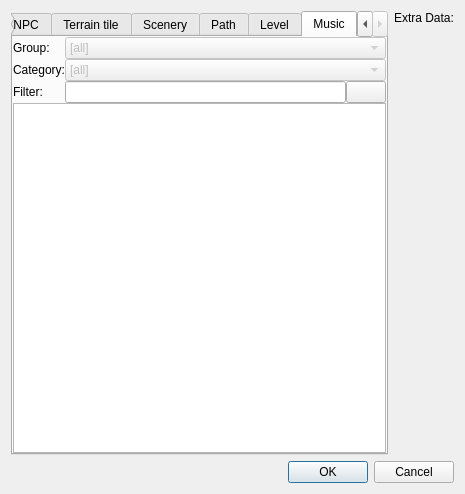
<?xml version="1.0" encoding="UTF-8"?>
<ui version="4.0">
 <class>ItemSelectDialog</class>
 <widget class="QDialog" name="ItemSelectDialog">
  <property name="geometry">
   <rect>
    <x>0</x>
    <y>0</y>
    <width>465</width>
    <height>494</height>
   </rect>
  </property>
  <property name="windowTitle">
   <string>Select Item</string>
  </property>
  <property name="windowIcon">
   <iconset resource="../../_resources/editor.qrc">
    <normaloff>:/images/level.png</normaloff>:/images/level.png</iconset>
  </property>
  <layout class="QGridLayout" name="gridLayout">
   <item row="0" column="0">
    <layout class="QHBoxLayout" name="horizontalLayout">
     <item>
      <widget class="QTabWidget" name="Sel_TabCon_ItemType">
       <property name="currentIndex">
        <number>7</number>
       </property>
       <widget class="QWidget" name="Sel_Tab_Block">
        <attribute name="title">
         <string>Blocks</string>
        </attribute>
        <layout class="QGridLayout" name="gridLayout_3">
         <property name="leftMargin">
          <number>0</number>
         </property>
         <property name="topMargin">
          <number>0</number>
         </property>
         <property name="rightMargin">
          <number>0</number>
         </property>
         <property name="bottomMargin">
          <number>0</number>
         </property>
         <property name="spacing">
          <number>0</number>
         </property>
         <item row="2" column="0">
          <widget class="QLabel" name="Sel_Label_FilterBlock">
           <property name="text">
            <string>Filter:</string>
           </property>
          </widget>
         </item>
         <item row="1" column="0">
          <widget class="QLabel" name="Sel_Label_CategoryBlock">
           <property name="text">
            <string>Category:</string>
           </property>
          </widget>
         </item>
         <item row="2" column="1">
          <widget class="QLineEdit" name="Sel_Text_FilterBlock"/>
         </item>
         <item row="0" column="0">
          <widget class="QLabel" name="Sel_Label_GroupsBlock">
           <property name="text">
            <string>Group:</string>
           </property>
          </widget>
         </item>
         <item row="1" column="1" colspan="2">
          <widget class="QComboBox" name="Sel_Combo_CategoryBlock">
           <property name="maxVisibleItems">
            <number>50</number>
           </property>
           <item>
            <property name="text">
             <string>[all]</string>
            </property>
           </item>
          </widget>
         </item>
         <item row="0" column="1" colspan="2">
          <widget class="QComboBox" name="Sel_Combo_GroupsBlock">
           <property name="maxVisibleItems">
            <number>50</number>
           </property>
           <item>
            <property name="text">
             <string>[all]</string>
            </property>
           </item>
          </widget>
         </item>
         <item row="3" column="0" colspan="3">
          <widget class="QListWidget" name="Sel_List_Block"/>
         </item>
         <item row="2" column="2">
          <widget class="QPushButton" name="Sel_FilterSetupBlock">
           <property name="text">
            <string notr="true"/>
           </property>
           <property name="icon">
            <iconset resource="../../_resources/editor.qrc">
             <normaloff>:/images/wrench_16x16.png</normaloff>:/images/wrench_16x16.png</iconset>
           </property>
          </widget>
         </item>
        </layout>
       </widget>
       <widget class="QWidget" name="Sel_Tab_BGO">
        <attribute name="title">
         <string>BGO</string>
        </attribute>
        <layout class="QGridLayout" name="gridLayout_2">
         <property name="leftMargin">
          <number>0</number>
         </property>
         <property name="topMargin">
          <number>0</number>
         </property>
         <property name="rightMargin">
          <number>0</number>
         </property>
         <property name="bottomMargin">
          <number>0</number>
         </property>
         <property name="spacing">
          <number>0</number>
         </property>
         <item row="0" column="0">
          <widget class="QLabel" name="Sel_Label_GroupsBGO">
           <property name="text">
            <string>Group:</string>
           </property>
          </widget>
         </item>
         <item row="0" column="1" colspan="2">
          <widget class="QComboBox" name="Sel_Combo_GroupsBGO">
           <property name="maxVisibleItems">
            <number>50</number>
           </property>
           <item>
            <property name="text">
             <string>[all]</string>
            </property>
           </item>
          </widget>
         </item>
         <item row="1" column="0">
          <widget class="QLabel" name="Sel_Label_CategoryBGO">
           <property name="text">
            <string>Category:</string>
           </property>
          </widget>
         </item>
         <item row="1" column="1" colspan="2">
          <widget class="QComboBox" name="Sel_Combo_CategoryBGO">
           <property name="maxVisibleItems">
            <number>50</number>
           </property>
           <item>
            <property name="text">
             <string>[all]</string>
            </property>
           </item>
          </widget>
         </item>
         <item row="2" column="0">
          <widget class="QLabel" name="Sel_Label_FilterBGO">
           <property name="text">
            <string>Filter:</string>
           </property>
          </widget>
         </item>
         <item row="2" column="1">
          <widget class="QLineEdit" name="Sel_Text_FilterBGO"/>
         </item>
         <item row="3" column="0" colspan="3">
          <widget class="QListWidget" name="Sel_List_BGO"/>
         </item>
         <item row="2" column="2">
          <widget class="QPushButton" name="Sel_FilterSetupBGO">
           <property name="text">
            <string notr="true"/>
           </property>
           <property name="icon">
            <iconset resource="../../_resources/editor.qrc">
             <normaloff>:/images/wrench_16x16.png</normaloff>:/images/wrench_16x16.png</iconset>
           </property>
          </widget>
         </item>
        </layout>
       </widget>
       <widget class="QWidget" name="Sel_Tab_NPC">
        <attribute name="title">
         <string>NPC</string>
        </attribute>
        <layout class="QGridLayout" name="gridLayout_4">
         <property name="leftMargin">
          <number>0</number>
         </property>
         <property name="topMargin">
          <number>0</number>
         </property>
         <property name="rightMargin">
          <number>0</number>
         </property>
         <property name="bottomMargin">
          <number>0</number>
         </property>
         <property name="spacing">
          <number>0</number>
         </property>
         <item row="0" column="0">
          <widget class="QLabel" name="Sel_Label_GroupsNPC">
           <property name="text">
            <string>Group:</string>
           </property>
          </widget>
         </item>
         <item row="0" column="1" colspan="2">
          <widget class="QComboBox" name="Sel_Combo_GroupsNPC">
           <property name="maxVisibleItems">
            <number>50</number>
           </property>
           <item>
            <property name="text">
             <string>[all]</string>
            </property>
           </item>
          </widget>
         </item>
         <item row="1" column="0">
          <widget class="QLabel" name="Sel_Label_CategoryNPC">
           <property name="text">
            <string>Category:</string>
           </property>
          </widget>
         </item>
         <item row="1" column="1" colspan="2">
          <widget class="QComboBox" name="Sel_Combo_CategoryNPC">
           <property name="maxVisibleItems">
            <number>50</number>
           </property>
           <item>
            <property name="text">
             <string>[all]</string>
            </property>
           </item>
          </widget>
         </item>
         <item row="2" column="0">
          <widget class="QLabel" name="Sel_Label_FilterNPC">
           <property name="text">
            <string>Filter:</string>
           </property>
          </widget>
         </item>
         <item row="2" column="1">
          <widget class="QLineEdit" name="Sel_Text_NPC"/>
         </item>
         <item row="3" column="0" colspan="3">
          <widget class="QListWidget" name="Sel_List_NPC"/>
         </item>
         <item row="2" column="2">
          <widget class="QPushButton" name="Sel_FilterSetupNPC">
           <property name="text">
            <string notr="true"/>
           </property>
           <property name="icon">
            <iconset resource="../../_resources/editor.qrc">
             <normaloff>:/images/wrench_16x16.png</normaloff>:/images/wrench_16x16.png</iconset>
           </property>
          </widget>
         </item>
        </layout>
       </widget>
       <widget class="QWidget" name="Sel_Tab_Tile">
        <attribute name="title">
         <string>Terrain tile</string>
        </attribute>
        <layout class="QGridLayout" name="gridLayout_5">
         <property name="leftMargin">
          <number>0</number>
         </property>
         <property name="topMargin">
          <number>0</number>
         </property>
         <property name="rightMargin">
          <number>0</number>
         </property>
         <property name="bottomMargin">
          <number>0</number>
         </property>
         <property name="spacing">
          <number>0</number>
         </property>
         <item row="1" column="0">
          <widget class="QLabel" name="Sel_Label_CategoryTile">
           <property name="text">
            <string>Category:</string>
           </property>
          </widget>
         </item>
         <item row="0" column="1" colspan="2">
          <widget class="QComboBox" name="Sel_Combo_GroupsTile">
           <property name="enabled">
            <bool>false</bool>
           </property>
           <property name="maxVisibleItems">
            <number>50</number>
           </property>
           <item>
            <property name="text">
             <string>[all]</string>
            </property>
           </item>
          </widget>
         </item>
         <item row="0" column="0">
          <widget class="QLabel" name="Sel_Label_GroupsTile">
           <property name="text">
            <string>Group:</string>
           </property>
          </widget>
         </item>
         <item row="2" column="1">
          <widget class="QLineEdit" name="Sel_Text_Tile">
           <property name="enabled">
            <bool>true</bool>
           </property>
          </widget>
         </item>
         <item row="1" column="1" colspan="2">
          <widget class="QComboBox" name="Sel_Combo_CategoryTile">
           <property name="enabled">
            <bool>false</bool>
           </property>
           <property name="maxVisibleItems">
            <number>50</number>
           </property>
           <item>
            <property name="text">
             <string>[all]</string>
            </property>
           </item>
          </widget>
         </item>
         <item row="2" column="0">
          <widget class="QLabel" name="Sel_Label_FilterTile">
           <property name="text">
            <string>Filter:</string>
           </property>
          </widget>
         </item>
         <item row="3" column="0" colspan="3">
          <widget class="QTableWidget" name="Sel_List_Tile">
           <property name="selectionMode">
            <enum>QAbstractItemView::SingleSelection</enum>
           </property>
           <property name="iconSize">
            <size>
             <width>32</width>
             <height>32</height>
            </size>
           </property>
           <attribute name="horizontalHeaderVisible">
            <bool>false</bool>
           </attribute>
           <attribute name="horizontalHeaderDefaultSectionSize">
            <number>32</number>
           </attribute>
           <attribute name="horizontalHeaderHighlightSections">
            <bool>false</bool>
           </attribute>
           <attribute name="horizontalHeaderMinimumSectionSize">
            <number>32</number>
           </attribute>
           <attribute name="verticalHeaderVisible">
            <bool>false</bool>
           </attribute>
           <attribute name="verticalHeaderDefaultSectionSize">
            <number>32</number>
           </attribute>
           <attribute name="verticalHeaderHighlightSections">
            <bool>false</bool>
           </attribute>
           <attribute name="verticalHeaderMinimumSectionSize">
            <number>32</number>
           </attribute>
          </widget>
         </item>
         <item row="2" column="2">
          <widget class="QPushButton" name="Sel_FilterSetupTerrain">
           <property name="text">
            <string notr="true"/>
           </property>
           <property name="icon">
            <iconset resource="../../_resources/editor.qrc">
             <normaloff>:/images/wrench_16x16.png</normaloff>:/images/wrench_16x16.png</iconset>
           </property>
          </widget>
         </item>
        </layout>
       </widget>
       <widget class="QWidget" name="Sel_Tab_Scenery">
        <attribute name="title">
         <string>Scenery</string>
        </attribute>
        <layout class="QGridLayout" name="gridLayout_6">
         <property name="leftMargin">
          <number>0</number>
         </property>
         <property name="topMargin">
          <number>0</number>
         </property>
         <property name="rightMargin">
          <number>0</number>
         </property>
         <property name="bottomMargin">
          <number>0</number>
         </property>
         <property name="spacing">
          <number>0</number>
         </property>
         <item row="0" column="0">
          <widget class="QLabel" name="Sel_Label_GroupsScenery">
           <property name="text">
            <string>Group:</string>
           </property>
          </widget>
         </item>
         <item row="0" column="1" colspan="2">
          <widget class="QComboBox" name="Sel_Combo_GroupsScenery">
           <property name="enabled">
            <bool>false</bool>
           </property>
           <property name="maxVisibleItems">
            <number>50</number>
           </property>
           <item>
            <property name="text">
             <string>[all]</string>
            </property>
           </item>
          </widget>
         </item>
         <item row="1" column="0">
          <widget class="QLabel" name="Sel_Label_CategoryScenery">
           <property name="text">
            <string>Category:</string>
           </property>
          </widget>
         </item>
         <item row="1" column="1" colspan="2">
          <widget class="QComboBox" name="Sel_Combo_CategoryScenery">
           <property name="enabled">
            <bool>false</bool>
           </property>
           <property name="maxVisibleItems">
            <number>50</number>
           </property>
           <item>
            <property name="text">
             <string>[all]</string>
            </property>
           </item>
          </widget>
         </item>
         <item row="2" column="0">
          <widget class="QLabel" name="Sel_Label_FilterScenery">
           <property name="text">
            <string>Filter:</string>
           </property>
          </widget>
         </item>
         <item row="2" column="1">
          <widget class="QLineEdit" name="Sel_Text_Scenery">
           <property name="enabled">
            <bool>true</bool>
           </property>
          </widget>
         </item>
         <item row="3" column="0" colspan="3">
          <widget class="QListWidget" name="Sel_List_Scenery">
           <property name="iconSize">
            <size>
             <width>32</width>
             <height>32</height>
            </size>
           </property>
           <property name="textElideMode">
            <enum>Qt::ElideNone</enum>
           </property>
           <property name="movement">
            <enum>QListView::Snap</enum>
           </property>
           <property name="viewMode">
            <enum>QListView::IconMode</enum>
           </property>
           <property name="uniformItemSizes">
            <bool>false</bool>
           </property>
           <property name="wordWrap">
            <bool>true</bool>
           </property>
           <property name="sortingEnabled">
            <bool>true</bool>
           </property>
          </widget>
         </item>
         <item row="2" column="2">
          <widget class="QPushButton" name="Sel_FilterSetupScenery">
           <property name="text">
            <string notr="true"/>
           </property>
           <property name="icon">
            <iconset resource="../../_resources/editor.qrc">
             <normaloff>:/images/wrench_16x16.png</normaloff>:/images/wrench_16x16.png</iconset>
           </property>
          </widget>
         </item>
        </layout>
       </widget>
       <widget class="QWidget" name="Sel_Tab_Path">
        <attribute name="title">
         <string>Path</string>
        </attribute>
        <layout class="QGridLayout" name="gridLayout_7">
         <property name="leftMargin">
          <number>0</number>
         </property>
         <property name="topMargin">
          <number>0</number>
         </property>
         <property name="rightMargin">
          <number>0</number>
         </property>
         <property name="bottomMargin">
          <number>0</number>
         </property>
         <property name="spacing">
          <number>0</number>
         </property>
         <item row="2" column="0">
          <widget class="QLabel" name="Sel_Label_FilterPath">
           <property name="text">
            <string>Filter:</string>
           </property>
          </widget>
         </item>
         <item row="1" column="1" colspan="2">
          <widget class="QComboBox" name="Sel_Combo_CategoryPath">
           <property name="enabled">
            <bool>false</bool>
           </property>
           <property name="maxVisibleItems">
            <number>50</number>
           </property>
           <item>
            <property name="text">
             <string>[all]</string>
            </property>
           </item>
          </widget>
         </item>
         <item row="0" column="1" colspan="2">
          <widget class="QComboBox" name="Sel_Combo_GroupsPath">
           <property name="enabled">
            <bool>false</bool>
           </property>
           <property name="maxVisibleItems">
            <number>50</number>
           </property>
           <item>
            <property name="text">
             <string>[all]</string>
            </property>
           </item>
          </widget>
         </item>
         <item row="0" column="0">
          <widget class="QLabel" name="Sel_Label_GroupsPath">
           <property name="text">
            <string>Group:</string>
           </property>
          </widget>
         </item>
         <item row="1" column="0">
          <widget class="QLabel" name="Sel_Label_CategoryPath">
           <property name="text">
            <string>Category:</string>
           </property>
          </widget>
         </item>
         <item row="2" column="1">
          <widget class="QLineEdit" name="Sel_Text_Path">
           <property name="enabled">
            <bool>true</bool>
           </property>
          </widget>
         </item>
         <item row="3" column="0" colspan="3">
          <widget class="QTableWidget" name="Sel_List_Path">
           <property name="selectionMode">
            <enum>QAbstractItemView::SingleSelection</enum>
           </property>
           <property name="iconSize">
            <size>
             <width>32</width>
             <height>32</height>
            </size>
           </property>
           <attribute name="horizontalHeaderVisible">
            <bool>false</bool>
           </attribute>
           <attribute name="horizontalHeaderDefaultSectionSize">
            <number>32</number>
           </attribute>
           <attribute name="horizontalHeaderHighlightSections">
            <bool>false</bool>
           </attribute>
           <attribute name="horizontalHeaderMinimumSectionSize">
            <number>32</number>
           </attribute>
           <attribute name="verticalHeaderVisible">
            <bool>false</bool>
           </attribute>
           <attribute name="verticalHeaderDefaultSectionSize">
            <number>32</number>
           </attribute>
           <attribute name="verticalHeaderHighlightSections">
            <bool>false</bool>
           </attribute>
           <attribute name="verticalHeaderMinimumSectionSize">
            <number>32</number>
           </attribute>
          </widget>
         </item>
         <item row="2" column="2">
          <widget class="QPushButton" name="Sel_FilterSetupPath">
           <property name="text">
            <string notr="true"/>
           </property>
           <property name="icon">
            <iconset resource="../../_resources/editor.qrc">
             <normaloff>:/images/wrench_16x16.png</normaloff>:/images/wrench_16x16.png</iconset>
           </property>
          </widget>
         </item>
        </layout>
       </widget>
       <widget class="QWidget" name="Sel_Tab_Level">
        <attribute name="title">
         <string>Level</string>
        </attribute>
        <layout class="QGridLayout" name="gridLayout_8">
         <property name="leftMargin">
          <number>0</number>
         </property>
         <property name="topMargin">
          <number>0</number>
         </property>
         <property name="rightMargin">
          <number>0</number>
         </property>
         <property name="bottomMargin">
          <number>0</number>
         </property>
         <property name="spacing">
          <number>0</number>
         </property>
         <item row="0" column="0">
          <widget class="QLabel" name="Sel_Label_GroupsLevel">
           <property name="text">
            <string>Group:</string>
           </property>
          </widget>
         </item>
         <item row="0" column="1" colspan="2">
          <widget class="QComboBox" name="Sel_Combo_GroupsLevel">
           <property name="enabled">
            <bool>false</bool>
           </property>
           <property name="maxVisibleItems">
            <number>50</number>
           </property>
           <item>
            <property name="text">
             <string>[all]</string>
            </property>
           </item>
          </widget>
         </item>
         <item row="1" column="0">
          <widget class="QLabel" name="Sel_Label_CategoryLevel">
           <property name="text">
            <string>Category:</string>
           </property>
          </widget>
         </item>
         <item row="1" column="1" colspan="2">
          <widget class="QComboBox" name="Sel_Combo_CategoryLevel">
           <property name="enabled">
            <bool>false</bool>
           </property>
           <property name="maxVisibleItems">
            <number>50</number>
           </property>
           <item>
            <property name="text">
             <string>[all]</string>
            </property>
           </item>
          </widget>
         </item>
         <item row="2" column="0">
          <widget class="QLabel" name="Sel_Label_FilterLevel">
           <property name="text">
            <string>Filter:</string>
           </property>
          </widget>
         </item>
         <item row="2" column="1">
          <widget class="QLineEdit" name="Sel_Text_Level">
           <property name="enabled">
            <bool>true</bool>
           </property>
          </widget>
         </item>
         <item row="3" column="0" colspan="3">
          <widget class="QListWidget" name="Sel_List_Level">
           <property name="iconSize">
            <size>
             <width>32</width>
             <height>32</height>
            </size>
           </property>
           <property name="textElideMode">
            <enum>Qt::ElideNone</enum>
           </property>
           <property name="movement">
            <enum>QListView::Snap</enum>
           </property>
           <property name="isWrapping" stdset="0">
            <bool>true</bool>
           </property>
           <property name="viewMode">
            <enum>QListView::IconMode</enum>
           </property>
           <property name="uniformItemSizes">
            <bool>false</bool>
           </property>
           <property name="wordWrap">
            <bool>true</bool>
           </property>
           <property name="sortingEnabled">
            <bool>true</bool>
           </property>
          </widget>
         </item>
         <item row="2" column="2">
          <widget class="QPushButton" name="Sel_FilterSetupLevel">
           <property name="text">
            <string notr="true"/>
           </property>
           <property name="icon">
            <iconset resource="../../_resources/editor.qrc">
             <normaloff>:/images/wrench_16x16.png</normaloff>:/images/wrench_16x16.png</iconset>
           </property>
          </widget>
         </item>
        </layout>
       </widget>
       <widget class="QWidget" name="Sel_Tab_Music">
        <attribute name="title">
         <string>Music</string>
        </attribute>
        <layout class="QGridLayout" name="gridLayout_9">
         <property name="leftMargin">
          <number>0</number>
         </property>
         <property name="topMargin">
          <number>0</number>
         </property>
         <property name="rightMargin">
          <number>0</number>
         </property>
         <property name="bottomMargin">
          <number>0</number>
         </property>
         <property name="spacing">
          <number>0</number>
         </property>
         <item row="0" column="0">
          <widget class="QLabel" name="Sel_Label_GroupsMusic">
           <property name="text">
            <string>Group:</string>
           </property>
          </widget>
         </item>
         <item row="0" column="1" colspan="2">
          <widget class="QComboBox" name="Sel_Combo_GroupsMusic">
           <property name="enabled">
            <bool>false</bool>
           </property>
           <property name="maxVisibleItems">
            <number>50</number>
           </property>
           <item>
            <property name="text">
             <string>[all]</string>
            </property>
           </item>
          </widget>
         </item>
         <item row="1" column="0">
          <widget class="QLabel" name="Sel_Label_CategoryMusic">
           <property name="text">
            <string>Category:</string>
           </property>
          </widget>
         </item>
         <item row="1" column="1" colspan="2">
          <widget class="QComboBox" name="Sel_Combo_CategoryMusic">
           <property name="enabled">
            <bool>false</bool>
           </property>
           <property name="maxVisibleItems">
            <number>50</number>
           </property>
           <item>
            <property name="text">
             <string>[all]</string>
            </property>
           </item>
          </widget>
         </item>
         <item row="2" column="0">
          <widget class="QLabel" name="Sel_Label_FilterMusic">
           <property name="text">
            <string>Filter:</string>
           </property>
          </widget>
         </item>
         <item row="2" column="1">
          <widget class="QLineEdit" name="Sel_Text_Music">
           <property name="enabled">
            <bool>true</bool>
           </property>
          </widget>
         </item>
         <item row="3" column="0" colspan="3">
          <widget class="QListWidget" name="Sel_List_Music"/>
         </item>
         <item row="2" column="2">
          <widget class="QPushButton" name="Sel_FilterSetupMusicBox">
           <property name="text">
            <string notr="true"/>
           </property>
           <property name="icon">
            <iconset resource="../../_resources/editor.qrc">
             <normaloff>:/images/wrench_16x16.png</normaloff>:/images/wrench_16x16.png</iconset>
           </property>
          </widget>
         </item>
        </layout>
       </widget>
      </widget>
     </item>
     <item>
      <layout class="QVBoxLayout" name="verticalLayout">
       <item>
        <widget class="QLabel" name="Sel_Label_ExtraData">
         <property name="text">
          <string>Extra Data:</string>
         </property>
        </widget>
       </item>
       <item>
        <spacer name="verticalSpacer">
         <property name="orientation">
          <enum>Qt::Vertical</enum>
         </property>
         <property name="sizeHint" stdset="0">
          <size>
           <width>20</width>
           <height>40</height>
          </size>
         </property>
        </spacer>
       </item>
      </layout>
     </item>
    </layout>
   </item>
   <item row="1" column="0">
    <widget class="QDialogButtonBox" name="Sel_DiaButtonBox">
     <property name="orientation">
      <enum>Qt::Horizontal</enum>
     </property>
     <property name="standardButtons">
      <set>QDialogButtonBox::Cancel|QDialogButtonBox::Ok</set>
     </property>
    </widget>
   </item>
  </layout>
 </widget>
 <resources>
  <include location="../../_resources/editor.qrc"/>
 </resources>
 <connections>
  <connection>
   <sender>Sel_DiaButtonBox</sender>
   <signal>accepted()</signal>
   <receiver>ItemSelectDialog</receiver>
   <slot>accept()</slot>
   <hints>
    <hint type="sourcelabel">
     <x>248</x>
     <y>254</y>
    </hint>
    <hint type="destinationlabel">
     <x>157</x>
     <y>274</y>
    </hint>
   </hints>
  </connection>
  <connection>
   <sender>Sel_DiaButtonBox</sender>
   <signal>rejected()</signal>
   <receiver>ItemSelectDialog</receiver>
   <slot>reject()</slot>
   <hints>
    <hint type="sourcelabel">
     <x>316</x>
     <y>260</y>
    </hint>
    <hint type="destinationlabel">
     <x>286</x>
     <y>274</y>
    </hint>
   </hints>
  </connection>
 </connections>
</ui>
